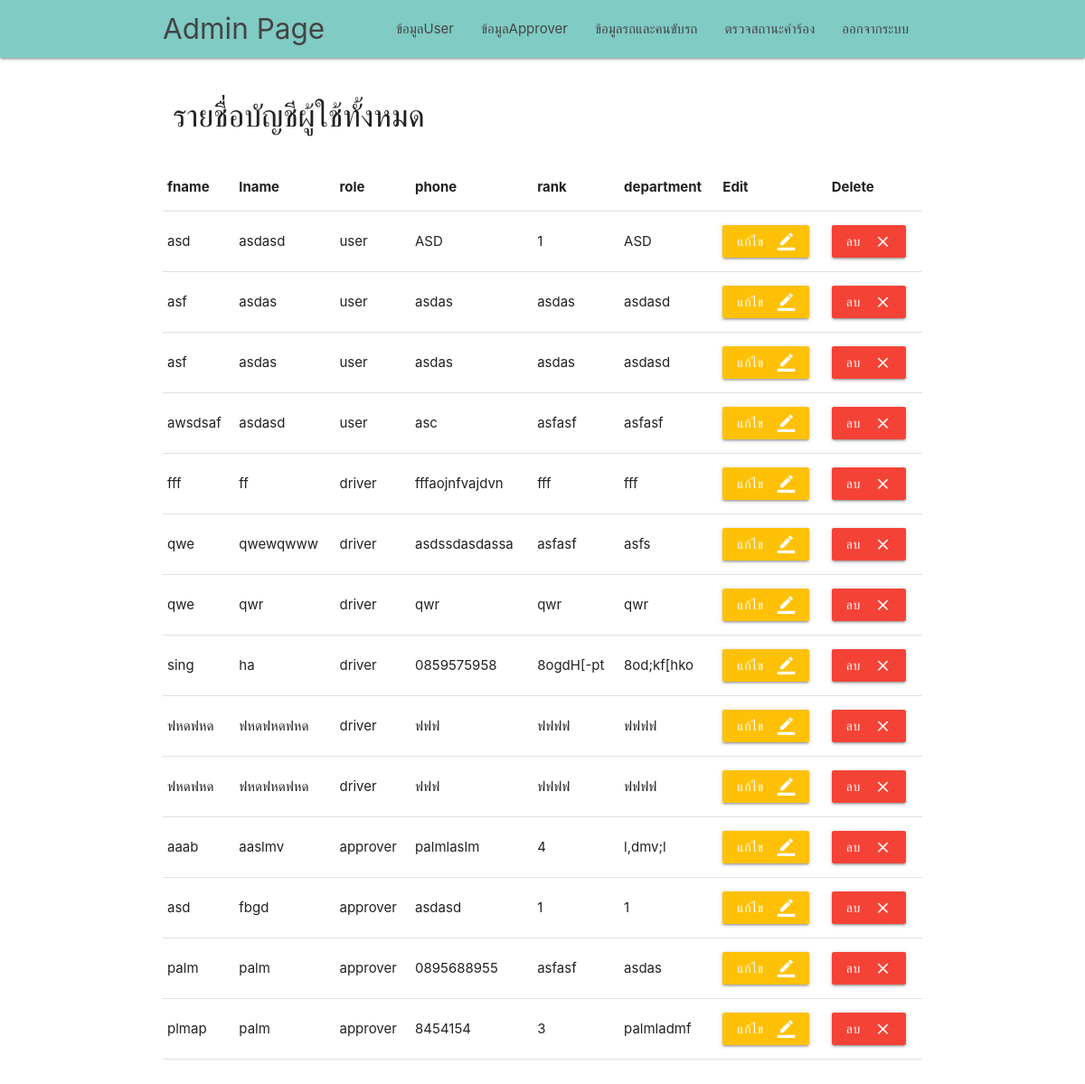
Page /admin/admin_page.php (signed in) on the committed database.
### tables this page shows
CREATE TABLE `user` (
  `id` varchar(255) NOT NULL,
  `password` text NOT NULL,
  `fname` text NOT NULL,
  `lname` text NOT NULL,
  `role` text NOT NULL,
  `email` text NOT NULL,
  `phone` text NOT NULL,
  `rank` text NOT NULL,
  `department` text NOT NULL
);

### admin/admin_page.php (the view, shortened to what this page needs)
<?php
require './../server.php';
$sql = "SELECT * FROM user WHERE user.role != 'admin' ORDER BY user.role DESC,user.fname ASC";
$result = mysqli_query($connect, $sql);
?>
<!DOCTYPE html>
<html lang="en">
<head>
    <link href="../css/materialize.css" type="text/css" rel="stylesheet" media="screen,projection" />
    <link href="../css/style.css" type="text/css" rel="stylesheet" media="screen,projection" />
</head>
<body>
    <nav class="teal lighten-3" role="navigation">
        <div class="nav-wrapper container">
            <a id="logo-container" href="admin_page.php" class="brand-logo">Admin Page</a>
            <ul class="right hide-on-med-and-down">
                <li><a href="show_user.php">ข้อมูลUser</a></li>
                <li><a href="show_approver.php">ข้อมูลApprover</a></li>
                <li><a href="show_driver_car.php">ข้อมูลรถและคนขับรถ</a></li>
                <li><a href="#">ตรวจสถานะคำร้อง</a></li>
                <li><a href="../login.php">ออกจากระบบ</a></li>
            </ul>
        </div>
    </nav>
    <div class="container">
        <br>
        <div class="row">
            <div class="col 6">
                <h4>รายชื่อบัญชีผู้ใช้ทั้งหมด</h4>
            </div>
            <br>
        </div>
        <table class="responsive-table">
            <thead>
                <tr>
                    <th>fname</th>
                    <th>lname</th>
                    <th>role</th>
                    <th>phone</th>
                    <th>rank</th>
                    <th>department</th>
                    <th>Edit</th>
                    <th>Delete</th>
                </tr>
            </thead>
            <tbody>
                <?php while ($row = mysqli_fetch_array($result)) {  ?>
                    <tr>
                        <td><?php echo $row['fname'] ?></td>
                        <td><?php echo $row['lname'] ?></td>
                        <td><?php echo $row['role'] ?></td>
                        <td><?php echo $row['phone'] ?></td>
                        <td><?php echo $row['rank'] ?></td>
                        <td><?php echo $row['department'] ?></td>
                        <td>
                        <a href="form_edit_user.php?user=<?php echo base64_encode($row['id']) ?>&?!@#^!=<?php echo base64_encode("ASFEBHRWHRYNRaefgqwm98456") ?>">
                                    <button type="submit" form="ee" class="btn amber darken-4-effect amber darken-4-light">แก้ไข
                                        <i class="material-icons right">border_color</i>
                                    </button>
                                </a>
                        </td>
                        <td>
                            <a>
                                <button id="lob" type="submit" form="ee" class="btn red accent-4-effect red accent-4-light">ลบ
                                    <i class="material-icons right">close</i>
                                </button>
                            </a>
                        </td>
                    </tr>
                <?php } ?>
            </tbody>
        </table>
        <br><br><br>
    </div>
</body>
</html>

### css/style.css (style rules this page uses)
nav ul a, nav .brand-logo { color: #444; }

### admin/admin_page.php (style rules this page uses)
#lob { background color: red; }

### rows in the picture
user: fname "asd", lname "asdasd", role "user", phone "ASD", rank "1", department "ASD"
user: fname "asf", lname "asdas", role "user", phone "asdas", rank "asdas", department "asdasd"
user: fname "asf", lname "asdas", role "user", phone "asdas", rank "asdas", department "asdasd"
user: fname "awsdsaf", lname "asdasd", role "user", phone "asc", rank "asfasf", department "asfasf"
user: fname "fff", lname "ff", role "driver", phone "fffaojnfvajdvn", rank "fff", department "fff"
user: fname "qwe", lname "qwewqwww", role "driver", phone "asdssdasdassa", rank "asfasf", department "asfs"
user: fname "qwe", lname "qwr", role "driver", phone "qwr", rank "qwr", department "qwr"
user: fname "sing", lname "ha", role "driver", phone "0859575958", rank "8ogdH[-pt", department "8od;kf[hko"
user: fname "ฟหดฟหด", lname "ฟหดฟหดฟหด", role "driver", phone "ฟฟฟ", rank "ฟฟฟฟ", department "ฟฟฟฟ"
user: fname "ฟหดฟหด", lname "ฟหดฟหดฟหด", role "driver", phone "ฟฟฟ", rank "ฟฟฟฟ", department "ฟฟฟฟ"
user: fname "aaab", lname "aaslmv", role "approver", phone "palmlaslm", rank "4", department "l,dmv;l"
user: fname "asd", lname "fbgd", role "approver", phone "asdasd", rank "1", department "1"
user: fname "palm", lname "palm", role "approver", phone "0895688955", rank "asfasf", department "asdas"
user: fname "plmap", lname "palm", role "approver", phone "8454154", rank "3", department "palmladmf"
